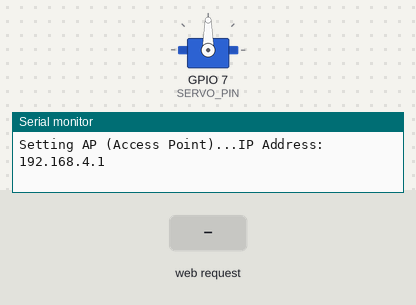
The sketch below on a simulated ESP32-C3. Shown: servo, the last lines printed to the serial monitor. Inputs (shaded band) come from the test bench.

Above: at 1.2 s.
1.3 s: HTTP request GET /servo/0 received
At 1.6 s:
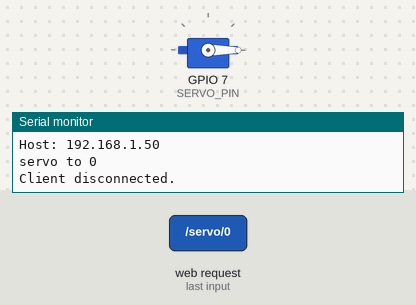
2.8 s: HTTP request GET /servo/30 received
At 4.0 s:
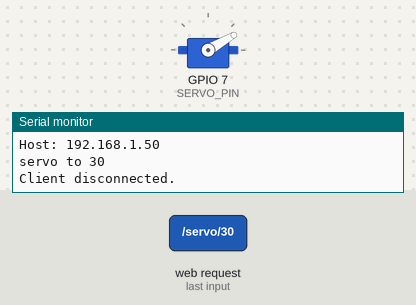
4.3 s: HTTP request GET /servo/60 received
At 5.2 s:
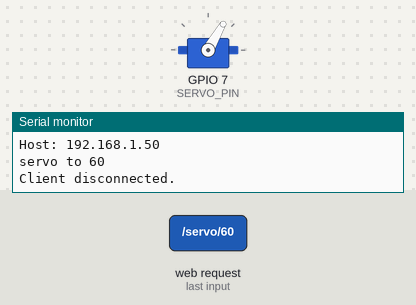
5.8 s: HTTP request GET /servo/120 received
At 6.3 s:
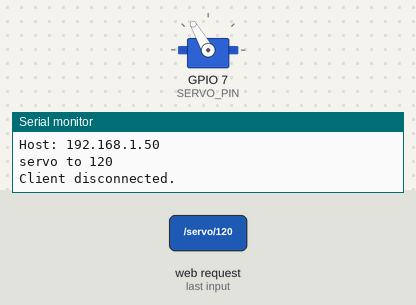
7.3 s: HTTP request GET /servo/150 received
At 8.5 s:
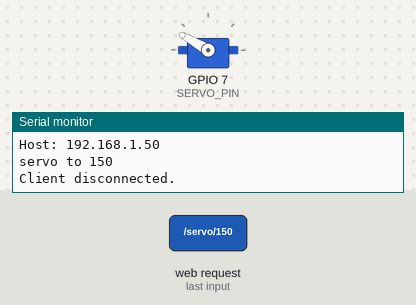
8.8 s: HTTP request GET /servo/180 received
At 9.8 s:
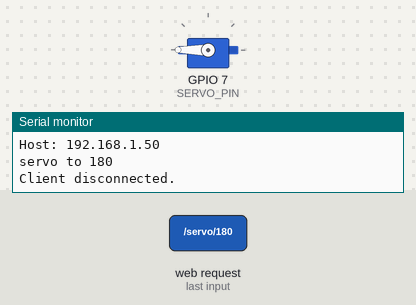
Timing chart, 0 to 11.3 s (numbered marks = the images above; inputs shaded):
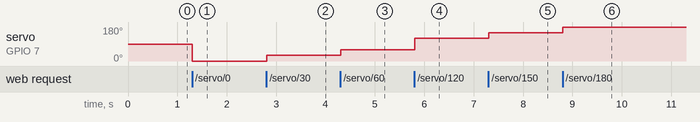

Measured:
- after the input at 1.3 s, servo on GPIO 7 (SERVO_PIN): 90° → 0° at once
- after the input at 2.8 s, servo on GPIO 7 (SERVO_PIN): 0° → 30° at once
- after the input at 4.3 s, servo on GPIO 7 (SERVO_PIN): 30° → 60° at once
- after the input at 5.8 s, servo on GPIO 7 (SERVO_PIN): 60° → 120° at once
- after the input at 7.3 s, servo on GPIO 7 (SERVO_PIN): 120° → 150° at once
- after the input at 8.8 s, servo on GPIO 7 (SERVO_PIN): 150° → 180° at once

The sketch:

3_serverServo.ino
```cpp
/*
  DM3014 Interactive Devices, Ashley Hi 2026
  Week 9 - Remote Interfaces
  ESP32-C3 Server Servo Control
  Move a 180° servo motor over web server.
  Additional Components: Servo Motor
*/

// ====== Reference Libraries ======
#include <WiFi.h>
#include <ESP32Servo.h>

// ====== Network Credentials ======
const char* ssid     = "Jiaqi_ESP32";
const char* password = "12345678";

// ====== Network Settings ======
WiFiServer server(80);
String header;        // variable stores HTTP request
int servo_angle = 90; // variable stores current servo angle (0-180)

// ====== Assign Servo Pin ======
#define SERVO_PIN 7
Servo myServo;

// ====== Webpage ======
const char webpage[] = R"HTML(
<!DOCTYPE html>
<html>
<head>
  <meta name="viewport" content="width=device-width, initial-scale=1">
  <link rel="icon" href="data:,">
  <style>
    html {
      font-family: Helvetica;
      text-align: center;
      background-color: #EEF1F4;
    }
    body {
      margin: 0;
      padding: 40px 20px;
      color: #293744;
    }
    h1 {
      font-size: 28px;
      margin-bottom: 10px;
    }
    .angle {
      font-size: 48px;
      color: #344F66;
      margin: 25px 0;
    }
    .button {
      background-color: #344F66;
      color: white;
      border: none;
      border-radius: 10px;
      padding: 16px 22px;
      font-size: 18px;
      margin: 6px;
      cursor: pointer;
      min-width: 85px;
    }
    .button:hover {
      background-color: #587A96;
    }
    .buttons {
      max-width: 450px;
      margin: 20px auto;
    }
    .note {
      color: #778692;
      font-size: 14px;
      margin-top: 30px;
    }
  </style>
</head>
<body>
  <h1>Servo Control</h1>
  <p>Current Servo Angle</p>
  <p class="angle">%ANGLE%&deg;</p>

  <!-- Servo angle buttons -->
  <div class="buttons">
    <a href="/servo/0"><button class="button">0&deg;</button></a>
    <a href="/servo/30"><button class="button">30&deg;</button></a>
    <a href="/servo/60"><button class="button">60&deg;</button></a>
    <a href="/servo/90"><button class="button">90&deg;</button></a>
    <a href="/servo/120"><button class="button">120&deg;</button></a>
    <a href="/servo/150"><button class="button">150&deg;</button></a>
    <a href="/servo/180"><button class="button">180&deg;</button></a>
  </div>

  <p class="note">ESP32-C3 Remote Servo Controller</p>
</body>
</html>
)HTML";

void setup() {
  // ====== Setup Serial Monitor ======
  Serial.begin(115200);

  // ====== Setup Servo ======
  myServo.setPeriodHertz(50);           // standard servos expect 50 Hz
  myServo.attach(SERVO_PIN, 500, 2400); // pulse width range in microseconds
  myServo.write(servo_angle);           // move to start position

  // ====== Setup ESP as Access Point ======
  Serial.print("Setting AP (Access Point)...");
  WiFi.softAP(ssid, password);
  IPAddress IP = WiFi.softAPIP();
  Serial.print("IP Address: ");
  Serial.println(IP);
  server.begin();
}

void loop(){
  WiFiClient client = server.available(); // listen for incoming clients
  if (client) {                           // if a new client connects
    Serial.println("New Client");
    String currentLine = "";
    unsigned long startTime = millis();   // note when client connected (for timeout)
    while (client.connected() && millis() - startTime < 2000) { // set a 2s timeout
      if (client.available()) {           // if there's bytes to read from the client
        char c = client.read();           // read a byte
        Serial.write(c);
        header += c;
        if (c == '\n') {
          if (currentLine.length() == 0) {
            // ====== Setup Webpage ======
            client.println("HTTP/1.1 200 OK");
            client.println("Content-type:text/html");
            client.println("Connection: close");
            client.println();

            // ====== Move Servo ======
            int pos = header.indexOf("GET /servo/");
            if (pos >= 0) {
              servo_angle = constrain(header.substring(pos + 11).toInt(), 0, 180);
              Serial.println("servo to " + String(servo_angle));
              myServo.write(servo_angle);
            }

            // ====== Display HTML Webpage ======
            String page = webpage;
            page.replace("%ANGLE%", String(servo_angle));
            client.print(page);
            client.println();
            break;
          } else {
            currentLine = "";
          }
        } else if (c != '\r') {
          currentLine += c;
        }
      }
    }
    header = "";
    client.stop();
    Serial.println("Client disconnected.");
    Serial.println("");
  }
}
```
